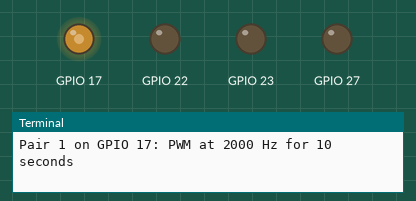
Bench run of a program on a simulated Raspberry Pi (BCM pin numbers). On the bench: output pins drawn as LEDs (lit = HIGH), the last lines printed to the terminal. At 40.0 s the program stops and its outputs stay as they are.

Above: at 0.1 s.
At 10.1 s:
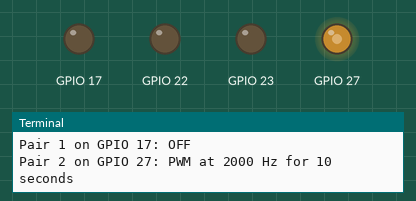
At 20.1 s:
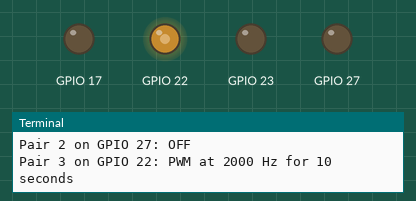
At 30.1 s:
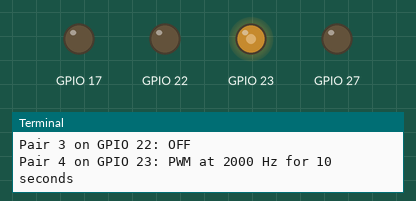
At 40.1 s:
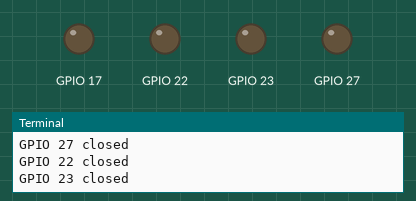
Timing chart, 0 to 41.5 s (numbered marks = the images above):
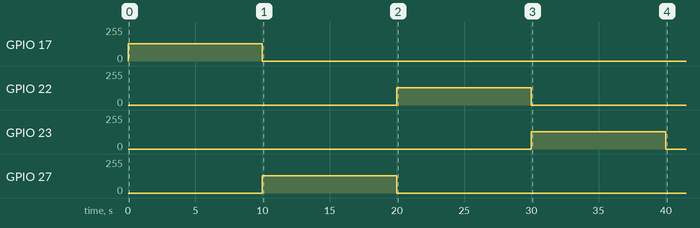

Measured:
- by itself, GPIO 17: 0/255 → 128/255 at 0.00 s, → 0/255 10.0 s later
- by itself, GPIO 22: 0/255 → 128/255 at 20.0 s, → 0/255 10.0 s later
- by itself, GPIO 23: 0/255 → 128/255 at 30.0 s, → 0/255 10.0 s later
- by itself, GPIO 27: 0/255 → 128/255 at 10.0 s, → 0/255 10.0 s later

The program:

RaspberryPi_4pairs_test.py
```python
#!/usr/bin/env python3
"""Drive four LED + passive buzzer pairs in order, then turn everything off."""

import time

from gpiozero import PWMOutputDevice

PAIRS = [
    ("Pair 1", 17),
    ("Pair 2", 27),
    ("Pair 3", 22),
    ("Pair 4", 23),
]
DURATION_SECONDS = 10
BUZZER_FREQUENCY_HZ = 2000
DUTY_CYCLE = 0.5


def main() -> None:
    outputs = [
        (
            name,
            pin,
            PWMOutputDevice(
                pin,
                active_high=True,
                initial_value=0,
                frequency=BUZZER_FREQUENCY_HZ,
            ),
        )
        for name, pin in PAIRS
    ]

    try:
        for name, pin, output in outputs:
            print(
                f"{name} on GPIO {pin}: PWM at {BUZZER_FREQUENCY_HZ} Hz "
                f"for {DURATION_SECONDS} seconds"
            )
            output.value = DUTY_CYCLE
            time.sleep(DURATION_SECONDS)
            output.value = 0
            print(f"{name} on GPIO {pin}: OFF")
    finally:
        for _, pin, output in outputs:
            output.value = 0
            output.close()
            print(f"GPIO {pin} closed")


if __name__ == "__main__":
    main()
```
